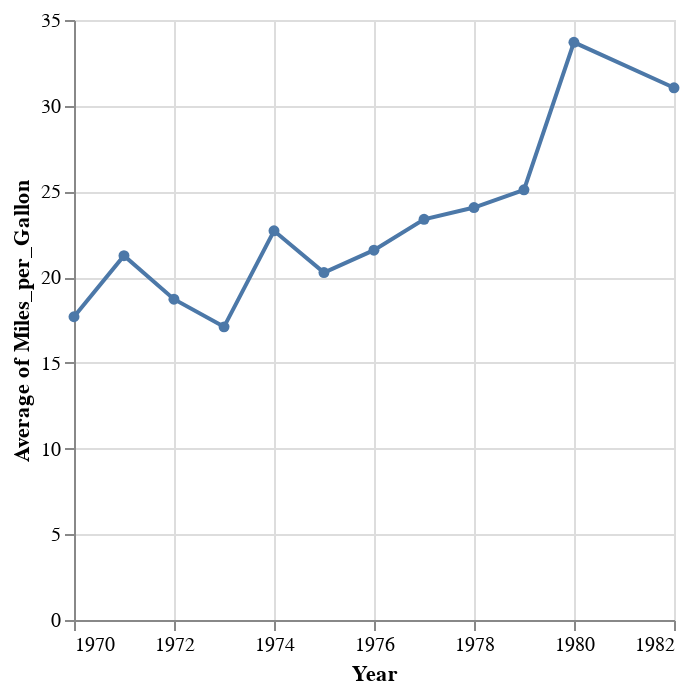

Notebook code cell kept with this figure:
### Code cell
{
  const line = vl.markLine().data(cars).encode(
    vl.x().fieldT('Year'),
    vl.y().average('Miles_per_Gallon')
  );

  const point = vl.markCircle().data(cars).encode(
    vl.x().fieldT('Year'),
    vl.y().average('Miles_per_Gallon')
  );
  
  vl.layer(line, point)
}

### Figure 1 — Vega-Lite specification as saved in the notebook (floating-point values rounded to 4 significant figures; data arrays with more than 128 entries replaced by an {"elided": "..."} marker saying what was removed)
{"$schema": "https://vega.github.io/schema/vega-lite/v5.json", "layer": [{"data": {"values": {"elided": "406 records"}}, "encoding": {"x": {"field": "Year", "type": "temporal"}, "y": {"aggregate": "average", "field": "Miles_per_Gallon", "type": "quantitative"}}, "mark": {"type": "line"}}, {"data": {"values": {"elided": "406 records"}}, "encoding": {"x": {"field": "Year", "type": "temporal"}, "y": {"aggregate": "average", "field": "Miles_per_Gallon", "type": "quantitative"}}, "mark": {"type": "circle"}}]}
